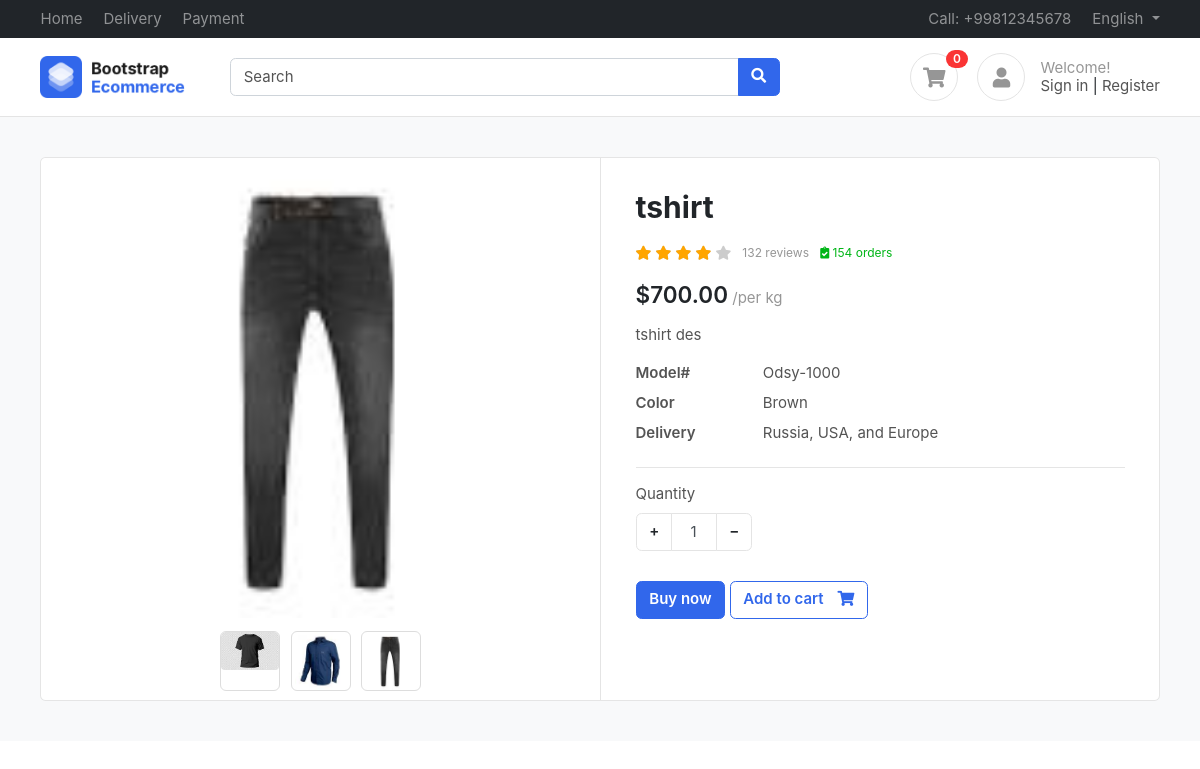
/products/tshirt/, run on the app's committed database.
### products/models.py (models this page shows, shortened)
class Product(BaseModel):
    product_name = models.CharField(max_length=100)
    slug = models.SlugField(unique=True, null=True, blank=True)
    category = models.ForeignKey(Category, on_delete=models.CASCADE, related_name="products")
    price = models.IntegerField()
    product_desription = models.TextField()
    color_variant = models.ManyToManyField(ColorVariant, blank=True)
    size_variant = models.ManyToManyField(SizeVariant, blank=True)

class ProductImage(BaseModel):
    product = models.ForeignKey(Product, on_delete=models.CASCADE, related_name="product_images")
    image = models.ImageField(upload_to="product")

### products/views.py (the view)
# urls.py: path('<slug>/', get_product, name="get_product"),
def get_product(request , slug):
    try:
        product = Product.objects.get(slug =slug)
        return render(request  , 'product/product.html' , context = {'product' : product})
    except Exception as e:
        print(e)

### templates/product/product.html (shortened to what this page needs)
{% extends "base/base.html"%}
{%  block start %}
<section class="section-content padding-y bg">
    <div class="container">
    <div class="card">
        <div class="row no-gutters">
            <aside class="col-md-6">
    <article class="gallery-wrap">
    <div class="img-big-wrap">
      <div> <a href="#"><img src="/media/{{product.product_images.first.image}}"></a></div>
    </div>
    <div class="thumbs-wrap">
      {% for image in product.product_images.all %}
      <a href="#" class="item-thumb"> <img src="/media/{{image.image}}"></a>
      {% endfor %}
    </div>
    </article>
            </aside>
            <main class="col-md-6 border-left">
    <article class="content-body">
    <h2 class="title">{{product.product_name}}</h2>
    <div class="rating-wrap my-3">
        <ul class="rating-stars">
            <li style="width:80%" class="stars-active">
                <i class="fa fa-star"></i> <i class="fa fa-star"></i>
                <i class="fa fa-star"></i> <i class="fa fa-star"></i>
            </li>
            <li>
                <i class="fa fa-star"></i> <i class="fa fa-star"></i>
                <i class="fa fa-star"></i> <i class="fa fa-star"></i>
                <i class="fa fa-star"></i>
            </li>
        </ul>
        <small class="label-rating text-muted">132 reviews</small>
        <small class="label-rating text-success"> <i class="fa fa-clipboard-check"></i> 154 orders </small>
    </div>
    <div class="mb-3">
        <var class="price h4">${{product.price}}.00</var>
        <span class="text-muted">/per kg</span>
    </div>
    <p>{{product.product_desription}}</p>
    <dl class="row">
      <dt class="col-sm-3">Model#</dt>
      <dd class="col-sm-9">Odsy-1000</dd>
      <dt class="col-sm-3">Color</dt>
      <dd class="col-sm-9">Brown</dd>
      <dt class="col-sm-3">Delivery</dt>
      <dd class="col-sm-9">Russia, USA, and Europe </dd>
    </dl>
    <hr>
        <div class="form-row">
            <div class="form-group col-md flex-grow-0">
                <label>Quantity</label>
                <div class="input-group mb-3 input-spinner">
                  <div class="input-group-prepend">
                    <button class="btn btn-light" type="button" id="button-plus"> + </button>
                  </div>
                  <input type="text" class="form-control" value="1">
                  <div class="input-group-append">
                    <button class="btn btn-light" type="button" id="button-minus"> − </button>
                  </div>
                </div>
            </div>
        </div>
        <a href="#" class="btn  btn-primary"> Buy now </a>
        <a href="#" class="btn  btn-outline-primary"> <span class="text">Add to cart</span> <i class="fas fa-shopping-cart"></i>  </a>
    </article>
            </main>
        </div>
    </div>
    </div>
    </section>
{% endblock %}

### public/static/css/ui.css (style rules this page uses)
html { font-family: 'Inter', sans-serif; font-size: 15px; }
.content-body { flex: 1 1 auto; padding: 2rem 2.3rem; }
.padding-y { padding-top: 40px; padding-bottom: 40px; }
var { font-style: normal; }
article:after, .form-group:after { display: block; clear: both; content: ""; }
.bg { background-color: #f8f9fa; }
.card .title { color: #212529; }
.btn-light { background-color: #fff; border-color: #e4e4e4; }
.btn .text + i { margin-left: 10px; }
dl[class="row"] { margin-bottom: 0; }
.price { font-weight: 600; color: #212529; }
.label-rating { margin-left: 7px; display: inline-block; vertical-align: middle; }
.rating-stars { display: inline-block; vertical-align: middle; list-style: none; margin: 0; padding: 0; position: relative; white-space: nowrap; clear: both; }
.rating-stars i { font-size: 14px; color: #ccc; display: inline; }
.rating-stars li { display: block; text-overflow: clip; white-space: nowrap; z-index: 1; }
.rating-stars li.stars-active { z-index: 2; position: absolute; top: 0; left: 0; overflow: hidden; }
.rating-stars li.stars-active i { color: orange; }
.input-spinner { width: 120px; flex-wrap: nowrap; display: inline-flex; }
.input-spinner input.form-control { text-align: center; max-width: 46px; flex-basis: 46px; border-color: #e4e4e4; flex-grow: 0; }
.input-spinner .btn { width: 36px; text-align: center; }
.gallery-wrap .img-big-wrap { margin-bottom: 10px; border-radius: 0.37rem; overflow: hidden; background-color: #fff; }
.gallery-wrap .img-big-wrap a { text-align: center; display: block; }
.gallery-wrap .img-big-wrap img { height: 460px; width: auto; display: inline-block; cursor: zoom-in; }
.gallery-wrap .thumbs-wrap { text-align: center; }
.gallery-wrap .thumbs-wrap .item-thumb { width: 60px; height: 60px; border: 1px solid #ddd; border-radius: 6px; margin: 3px; display: inline-block; overflow: hidden; }
.gallery-wrap .thumbs-wrap img { max-width: 100%; max-height: 100%; object-fit: cover; border-radius: 4px; cursor: zoom-in; }

### data on the page
Product: product_images.first.image (picture), product_name "tshirt", price "700", product_desription "tshirt des"
ProductImage: image (picture)
ProductImage: image (picture)
ProductImage: image (picture)
